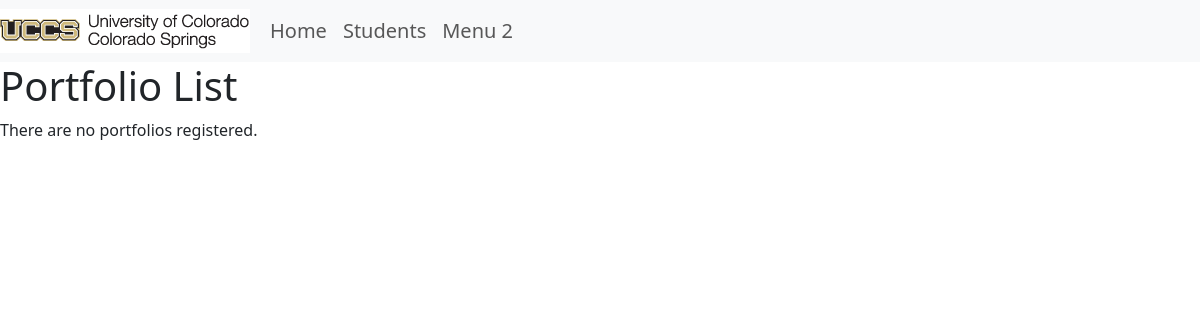
Page /portfolios/ on the earlier database version.
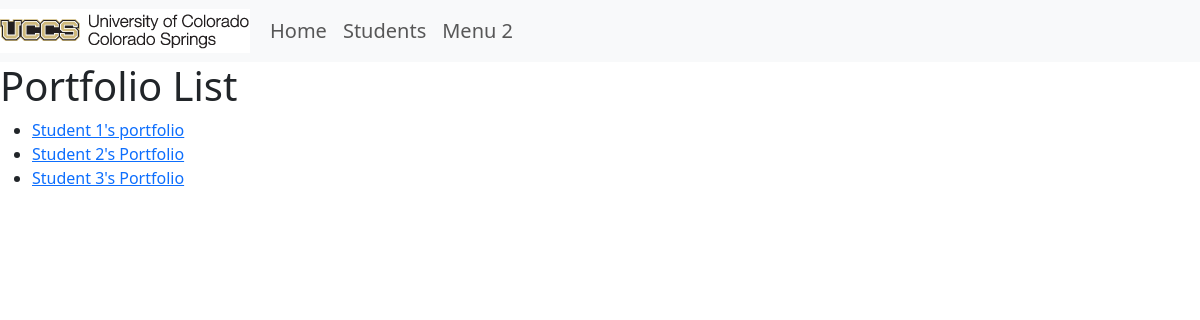
Same page on the later database version.
### portfolio_app/models.py (models this page shows, shortened)
class Portfolio(models.Model):
    title = models.CharField(max_length=200)
    contact_email= models.CharField(max_length=200)
    is_active= models.BooleanField(default = False)
    about = models.TextField(blank = True)
    def get_absolute_url(self):
        return reverse("portfolio-detail",  args=[str(self.id)])

### portfolio_app/views.py (the view)
# urls.py: path('portfolios/', views.PortfolioListView.as_view(), name= 'portfolio'),
class PortfolioListView(generic.ListView):
    model = Portfolio

### portfolio_app/templates/portfolio_app/portfolio_list.html
{% extends 'portfolio_app/base_template.html' %}
{% block content %}
<h1>Portfolio List</h1>
{% if portfolio_list %}
<ul>
{% for portfolio in portfolio_list %}
<li>
<a href="{{ portfolio.get_absolute_url }}">{{ portfolio.title }}</a>
</li>
{% endfor %}
</ul>
{% else %}
<p>There are no portfolios registered.</p>
{% endif %}
{% endblock %}

Differences in the rows shown:
added Portfolio: title "Student 1's portfolio"
added Portfolio: title "Student 2's Portfolio"
added Portfolio: title "Student 3's Portfolio"
Other differences:
text no longer shown: "There are no portfolios registered."
